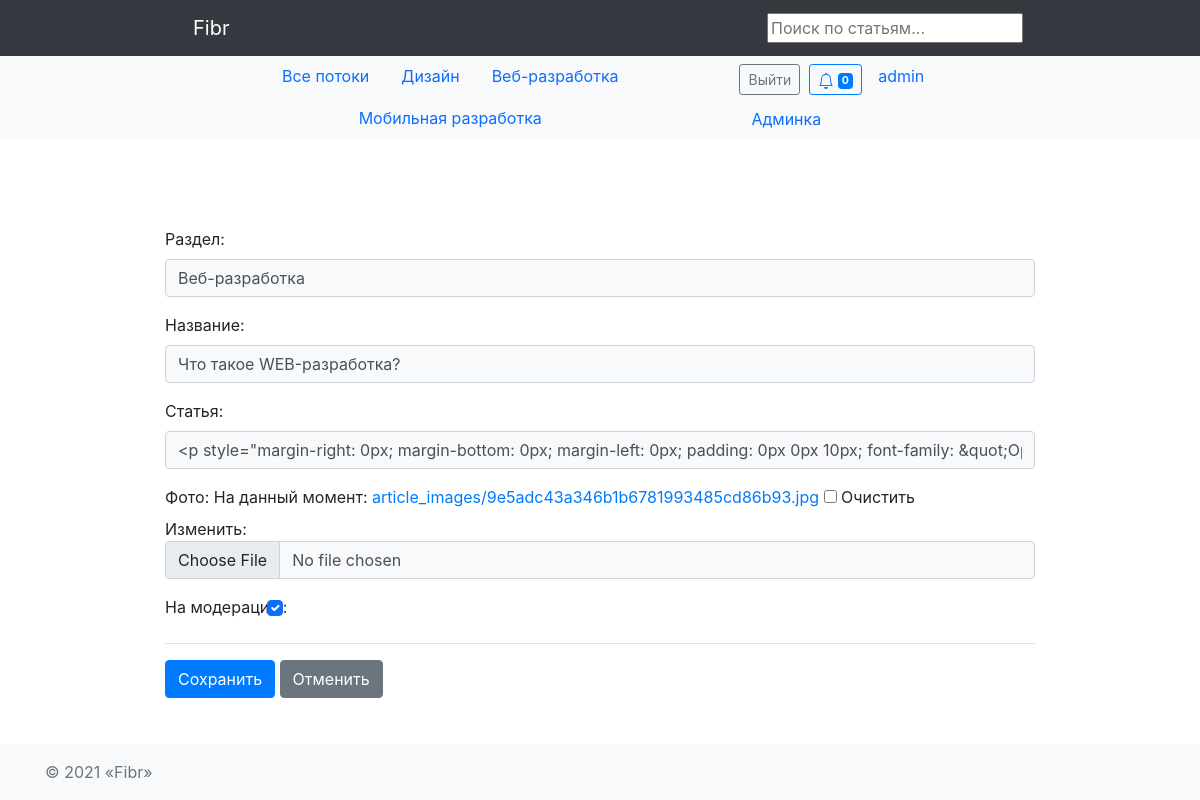
/article/edit/14/ (signed in), run on an earlier commit of the app's database.
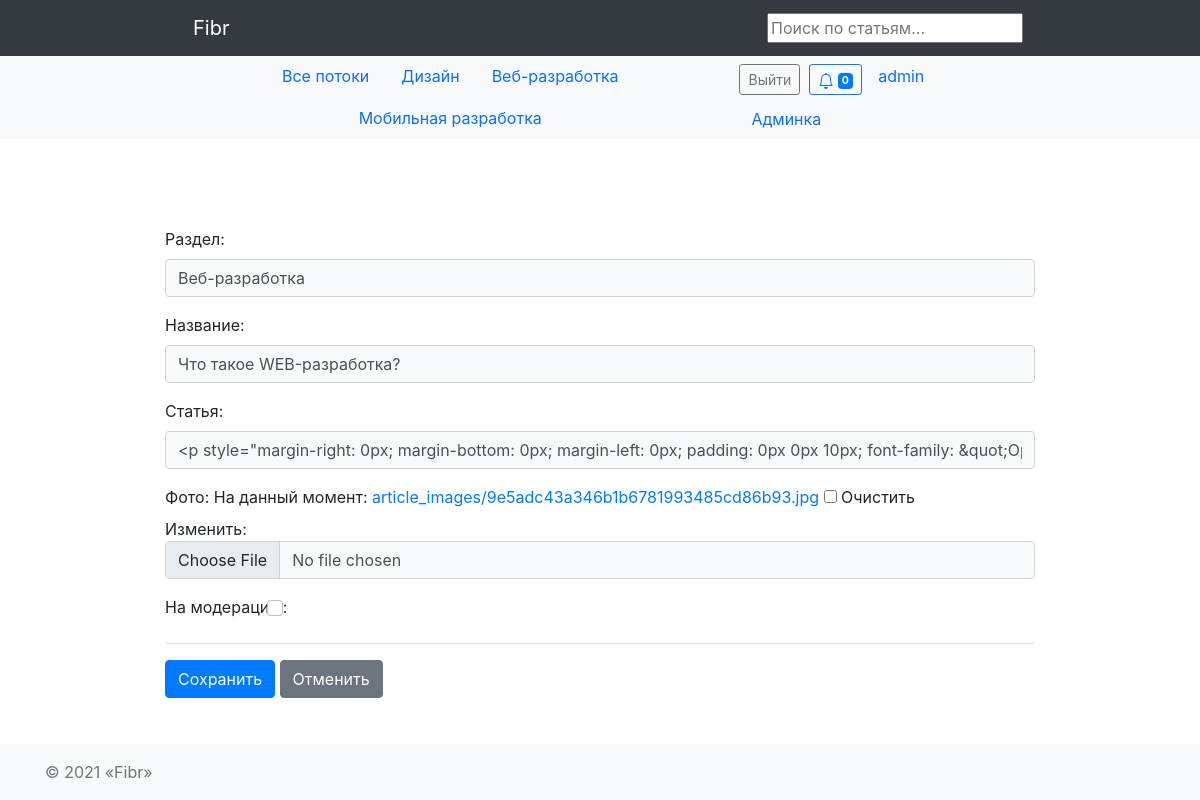
And on a later commit of the database.
### article/models.py (models this page shows, shortened)
class Article(models.Model):
    user = models.ForeignKey(User, on_delete=models.CASCADE)
    topic = models.ForeignKey(Topic, on_delete=models.CASCADE, verbose_name='Раздел')
    title = models.CharField(max_length=64, unique=True, verbose_name='Название')
    content = models.TextField(blank=True, verbose_name='Статья')
    image = models.ImageField(upload_to='article_images', blank=True, verbose_name='Фото')
    is_active = models.BooleanField(default=True, verbose_name='Активна', db_index=True)
    is_published = models.BooleanField(default=False, verbose_name='Опубликовать', db_index=True)
    is_moderated = models.BooleanField(default=False, verbose_name='На модерацию', db_index=True)
    created_at = models.DateTimeField(auto_now_add=True)
    updated_at = models.DateTimeField(auto_now=True)
    moderate_comment = models.TextField(blank=True, verbose_name='Замечания модератора')
    class Meta:
        verbose_name = 'Статья'
        verbose_name_plural = 'Статьи'
    @staticmethod
    def get_moderated_articles():
        return Article.objects.filter(is_active=True, is_moderated=True)

### article/views.py (the view, shortened to what this page needs)
# urls.py: path('edit/<int:pk>/', article.ArticleEditView.as_view(), name='edit'),
class ArticleEditView(LoginRequiredMixin, UserNotBlocked, UpdateView):
    model = Article
    template_name = 'article/article_edit.html'
    form_class = ArticleEditForm
    success_msg = 'Статья успешно отредактирована'

### article/forms.py
class ArticleEditForm(forms.ModelForm):
    class Meta:
        model = Article
        fields = ('moderate_comment', 'topic', 'title', 'content', 'image', 'is_moderated')
        widgets = {
            'topic': forms.Select(),
            'content': SummernoteWidget(attrs={'summernote': {'width': '100%', 'height': '600px'}}),
            'is_moderated': forms.CheckboxInput(),
        }
    def __init__(self, *args, **kwargs):
        super().__init__(*args, **kwargs)
        for name, field in self.fields.items():
            if name == 'is_moderated':
                field.widget.attrs['class'] = 'form-check-input'
            elif name == 'moderate_comment':
                field.widget.attrs['readonly'] = True
                field.widget.attrs['class'] = 'form-control bg-light'
                field.widget.attrs['rows'] = 5
            else:
                field.widget.attrs['class'] = 'form-control bg-light'

### article/views.py (called while the page is built)
    @method_decorator(user_passes_test(lambda u: u.is_not_blocked(), login_url=reverse_lazy('auth:access_error')))
    def dispatch(self, *args, **kwargs):
        return super().dispatch(*args, **kwargs)

### hub/models.py (called while the page is built)
    def __str__(self):
        return self.name

### article/templates/article/article_edit.html (shortened to what this page needs)
{% extends 'article/base.html' %}
{% load static %}
{% block content %}
    {% load bootstrap4 %}
    {% bootstrap_css %}
    <div class="container w-75">
        <form method="post" enctype='multipart/form-data'>
            {% for field in form %}
            <div class="form-group">
                {% if field.name == 'content' %}
                    {{ field.label_tag }}
                    {{ field | safe }}
                {% elif field.name == 'is_published' %}
                    <div class="mt-3 mb-3"> {{ field.label_tag }}
                    {{ field}}
                    </div>
                {% elif field.name == 'moderate_comment' %}
                    {% if field.value %}
                        <div class="mt-3 mb-3 text-danger"> {{ field.label_tag }}
                        {{ field}}
                        </div>
                    {% endif %}
                {% else %}
                    {{ field.label_tag }}
                    {{ field}}
                {% endif %}
            </div>
            {% endfor %}
            <div class="form-group pt-3 border-top">
                <button type="submit" class="btn btn-primary">Сохранить</button>
                <button type="reset" class="btn btn-secondary">Отменить</button>
            </div>
        </form>
    </div>
{% endblock %}

What changed in the data, as far as the page shows it:
changed Article "Веб-разработка": is_moderated "☑" → "☐"
